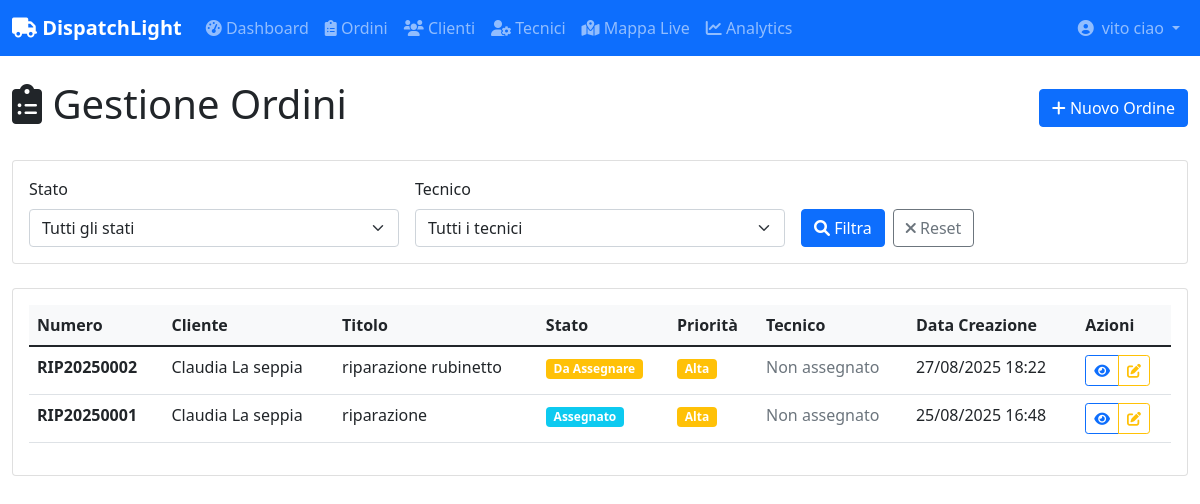
Page /orders/ (signed in) on the earlier database version.
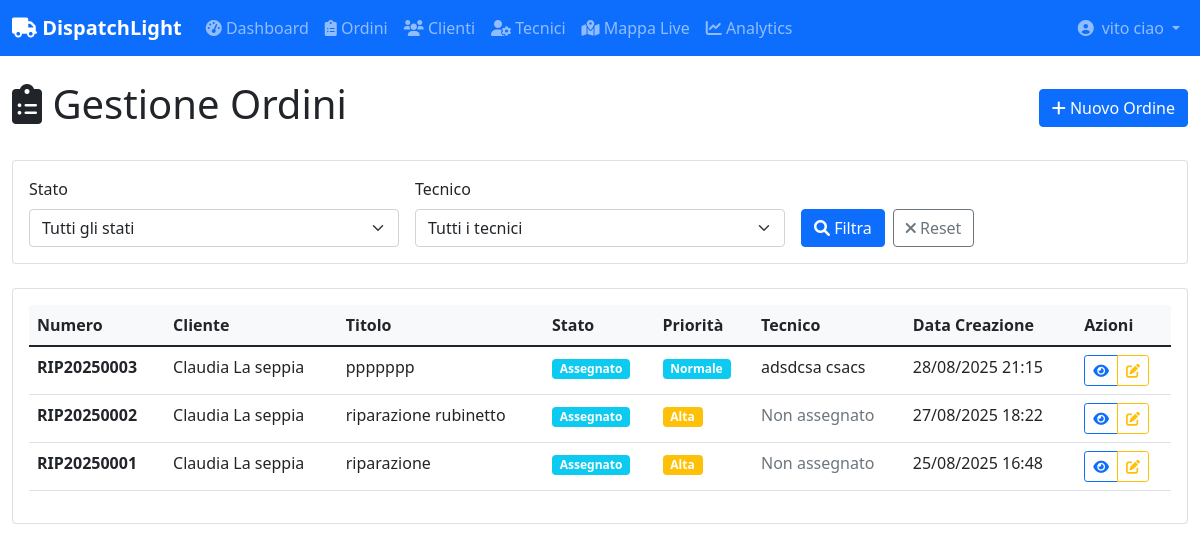
Same page on the later database version.
### core/models.py (models this page shows, shortened)
class WorkOrder(models.Model):
    STATUS_CHOICES = [
        ('PENDING', 'Da Assegnare'),
        ('ASSIGNED', 'Assegnato'),
        ('EN_ROUTE', 'In Viaggio'),
        ('ON_SITE', 'Sul Posto'),
        ('COMPLETED', 'Completato'),
        ('CANCELLED', 'Annullato'),
    ]
    PRIORITY_CHOICES = [
        ('LOW', 'Bassa'),
        ('NORMAL', 'Normale'),
        ('HIGH', 'Alta'),
        ('URGENT', 'Urgente'),
    ]
    id = models.UUIDField(primary_key=True, default=uuid.uuid4, editable=False)
    order_number = models.CharField(max_length=20, unique=True)
    company = models.ForeignKey(Company, on_delete=models.CASCADE, related_name='work_orders')
    customer = models.ForeignKey(Customer, on_delete=models.CASCADE, related_name='work_orders')
    technician = models.ForeignKey(Technician, on_delete=models.SET_NULL, blank=True, null=True, related_name='work_orders')
    service_type = models.ForeignKey(ServiceType, on_delete=models.SET_NULL, blank=True, null=True)
    title = models.CharField(max_length=200)
    description = models.TextField()
    status = models.CharField(max_length=20, choices=STATUS_CHOICES, default='PENDING')
    priority = models.CharField(max_length=10, choices=PRIORITY_CHOICES, default='NORMAL')
    scheduled_date = models.DateTimeField(blank=True, null=True)
    estimated_duration_minutes = models.PositiveIntegerField(default=60)
    created_at = models.DateTimeField(auto_now_add=True)
    assigned_at = models.DateTimeField(blank=True, null=True)
    started_at = models.DateTimeField(blank=True, null=True)  # Quando il tecnico arriva
    completed_at = models.DateTimeField(blank=True, null=True)
    service_address = models.TextField()
    service_latitude = models.DecimalField(max_digits=10, decimal_places=8, blank=True, null=True)
    service_longitude = models.DecimalField(max_digits=11, decimal_places=8, blank=True, null=True)
    technician_notes = models.TextField(blank=True, null=True)
    work_performed = models.TextField(blank=True, null=True)
    materials_used = models.TextField(blank=True, null=True)
    estimated_price = models.DecimalField(max_digits=10, decimal_places=2, blank=True, null=True)
    final_price = models.DecimalField(max_digits=10, decimal_places=2, blank=True, null=True)
    class Meta:
        ordering = ['-created_at']

class Customer(models.Model):
    company = models.ForeignKey(Company, on_delete=models.CASCADE, related_name='customers')
    name = models.CharField(max_length=200)
    phone = PhoneNumberField()
    email = models.EmailField(blank=True, null=True)
    address = models.TextField()
    latitude = models.DecimalField(max_digits=10, decimal_places=8, blank=True, null=True)
    longitude = models.DecimalField(max_digits=11, decimal_places=8, blank=True, null=True)
    notes = models.TextField(blank=True, null=True)
    created_at = models.DateTimeField(auto_now_add=True)

class Technician(models.Model):
    user = models.OneToOneField(User, on_delete=models.CASCADE)
    company = models.ForeignKey(Company, on_delete=models.CASCADE, related_name='technicians')
    phone = PhoneNumberField()
    vehicle_plate = models.CharField(max_length=20, blank=True, null=True)
    is_active = models.BooleanField(default=True)
    current_latitude = models.DecimalField(max_digits=10, decimal_places=8, blank=True, null=True)
    current_longitude = models.DecimalField(max_digits=11, decimal_places=8, blank=True, null=True)
    last_location_update = models.DateTimeField(blank=True, null=True)

### core/views.py (the view)
# urls.py: path('orders/', views.OrderListView.as_view(), name='order_list'),
class OrderListView(LoginRequiredMixin, ListView):
    model = WorkOrder
    template_name = 'core/order_list.html'
    context_object_name = 'orders'
    paginate_by = 20
    def get_queryset(self):
        company = get_user_company(self.request.user)
        if company:
            queryset = WorkOrder.objects.filter(company=company)
            status = self.request.GET.get('status')
            if status:
                queryset = queryset.filter(status=status)
            technician = self.request.GET.get('technician')
            if technician:
                queryset = queryset.filter(technician_id=technician)
            return queryset.order_by('-created_at')
        return WorkOrder.objects.none()
    def get_context_data(self, **kwargs):
        context = super().get_context_data(**kwargs)
        company = get_user_company(self.request.user)
        if company:
            context.update({
                'company': company,
                'technicians': Technician.objects.filter(company=company, is_active=True),
                'status_choices': WorkOrder.STATUS_CHOICES,
                'current_status': self.request.GET.get('status', ''),
                'current_technician': self.request.GET.get('technician', ''),
            })
        return context

### core/views.py (called while the page is built)
def get_user_company(user):
    try:
        return user.owned_companies.first() or \
               Technician.objects.get(user=user).company
    except:
        return None

### templates/core/order_list.html (shortened to what the changed rows need)
{% extends 'base.html' %}
{% block content %}
<div class="row">
    <div class="col-12">
        <div class="d-flex justify-content-between align-items-center mb-4">
            <h1><i class="fas fa-clipboard-list"></i> Gestione Ordini</h1>
        </div>
    </div>
</div>
<div class="row">
    <div class="col-12">
        <div class="card">
            <div class="card-body">
                {% if orders %}
                <div class="table-responsive">
                    <table class="table table-hover">
                        <thead>
                            <tr>
                                <th>Numero</th>
                                <th>Cliente</th>
                                <th>Titolo</th>
                                <th>Stato</th>
                                <th>Priorità</th>
                                <th>Tecnico</th>
                                <th>Data Creazione</th>
                                <th>Azioni</th>
                            </tr>
                        </thead>
                        <tbody>
                            {% for order in orders %}
                            <tr>
                                <td><strong>{{ order.order_number }}</strong></td>
                                <td>{{ order.customer.name }}</td>
                                <td>{{ order.title|truncatechars:40 }}</td>
                                <td>
                                    {% if order.status == 'PENDING' %}
                                        <span class="badge bg-warning">Da Assegnare</span>
                                    {% elif order.status == 'ASSIGNED' %}
                                        <span class="badge bg-info">Assegnato</span>
                                    {% elif order.status == 'EN_ROUTE' %}
                                        <span class="badge bg-primary">In Viaggio</span>
                                    {% elif order.status == 'ON_SITE' %}
                                        <span class="badge bg-secondary">Sul Posto</span>
                                    {% elif order.status == 'COMPLETED' %}
                                        <span class="badge bg-success">Completato</span>
                                    {% elif order.status == 'CANCELLED' %}
                                        <span class="badge bg-danger">Annullato</span>
                                    {% endif %}
                                </td>
                                <td>
                                    {% if order.priority == 'URGENT' %}
                                        <span class="badge bg-danger">Urgente</span>
                                    {% elif order.priority == 'HIGH' %}
                                        <span class="badge bg-warning">Alta</span>
                                    {% elif order.priority == 'NORMAL' %}
                                        <span class="badge bg-info">Normale</span>
                                    {% elif order.priority == 'LOW' %}
                                        <span class="badge bg-secondary">Bassa</span>
                                    {% endif %}
                                </td>
                                <td>
                                    {% if order.technician %}
                                        {{ order.technician.user.get_full_name }}
                                    {% else %}
                                        <span class="text-muted">Non assegnato</span>
                                    {% endif %}
                                </td>
                                <td>{{ order.created_at|date:"d/m/Y H:i" }}</td>
                                <td>
                                    <div class="btn-group" role="group">
                                        <a href="{% url 'core:order_detail' order.pk %}" class="btn btn-sm btn-outline-primary">
                                            <i class="fas fa-eye"></i>
                                        </a>
                                        <a href="{% url 'core:order_edit' order.pk %}" class="btn btn-sm btn-outline-warning">
                                            <i class="fas fa-edit"></i>
                                        </a>
                                    </div>
                                </td>
                            </tr>
                            {% endfor %}
                        </tbody>
                    </table>
                </div>
                {% endif %}
            </div>
        </div>
    </div>
</div>
{% endblock %}

Differences in the rows shown:
added WorkOrder: order_number "RIP20250003", customer.name "Claudia La seppia", title "ppppppp", status "Assegnato", priority "Normale", technician.user.get_full_name "adsdcsa csacs", created_at "28/08/2025 21:15"
changed WorkOrder "RIP20250002": status "Da Assegnare" → "Assegnato"
